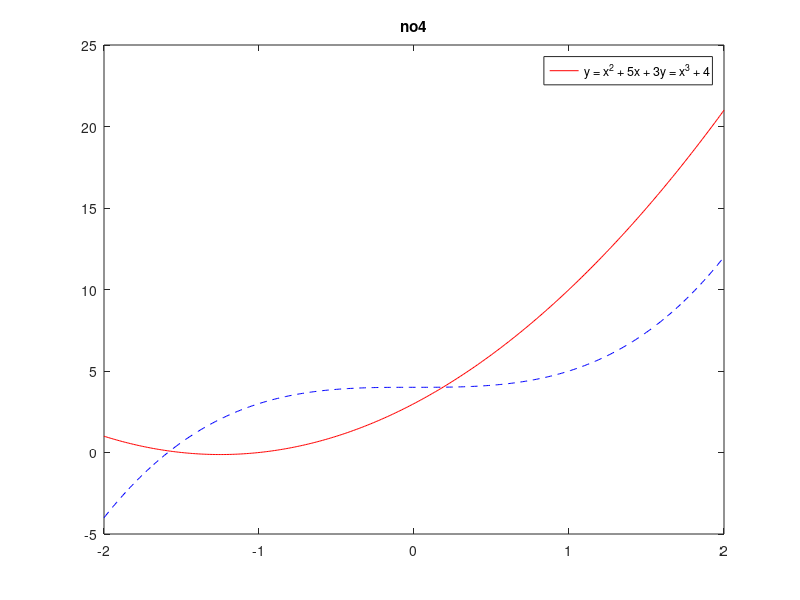
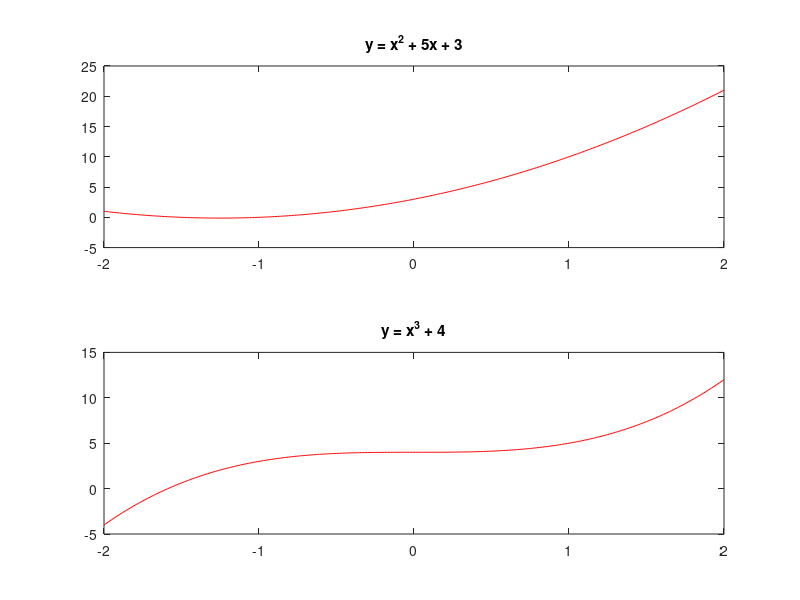

Here is the MATLAB script that generated these plots, in order: (Note: this script raises an error after producing the figures.)
% CPE 3103 - FUNDAMENTALS OF MIXED SIGNALS AND SENSORS
% Group 1   MW 10:30 AM - 1:30 PM LBCEAC2 TC
% Sarcol, Joshua S      BS-CpE 3        2025/09/03
% Laboratory Exercise 1.a

clc
clear

% 1a
A = [2 1 1;
     0 -3 4];

B = [3 -1 3;
     2 0 5];
no1a = A - B

% 1b
A = [1 2;
     3 0];

B = [1 3;
    0 -4];
no1b = 3.*A - 2.*B

% 1c
A = [2 1 1;
     0 -3 4];

B = [3 -1 3;
     2 0 5];
no1c = 5.*A - 2.*B

% 2
A = [1 2;
     3 0];

B = [2 -1;
     3 4];

C = [1 3;
     4 -1];
no2 = C.*(A + B)

% 3
no3 = C.*A + C.*B

% 4
x = -2:0.01:2;
a = polyval([2 5 3], x);
b = polyval([1 0 0 4], x);

figure(1)
plot(x, a, "r")
hold on
plot(x, b, "b--")
legend(["y = x^2 + 5x + 3" "y = x^3 + 4"])
title("no4")
hold off

% 5
figure(2)
subplot(2, 1, 1)
plot(x, a, "r")
title("y = x^2 + 5x + 3")

subplot(2, 1, 2)
plot(x, b, "r")
title("y = x^3 + 4")

sgtitle("no5")

% 6a
p1 = [1 32 8 85 4 1 3 1];
no6a = roots(p1)

% 6b
p2 = [3 -1 24 9 6 2];
no6b = roots(p2)

% 6c
p3 = [1 77 11 1];
no6c = roots(p3)

% 7a
no7a = conv(p1, p2)

% 7b
no7b = conv(p1, p3)

% 7c
no7c = conv(p2, p3)